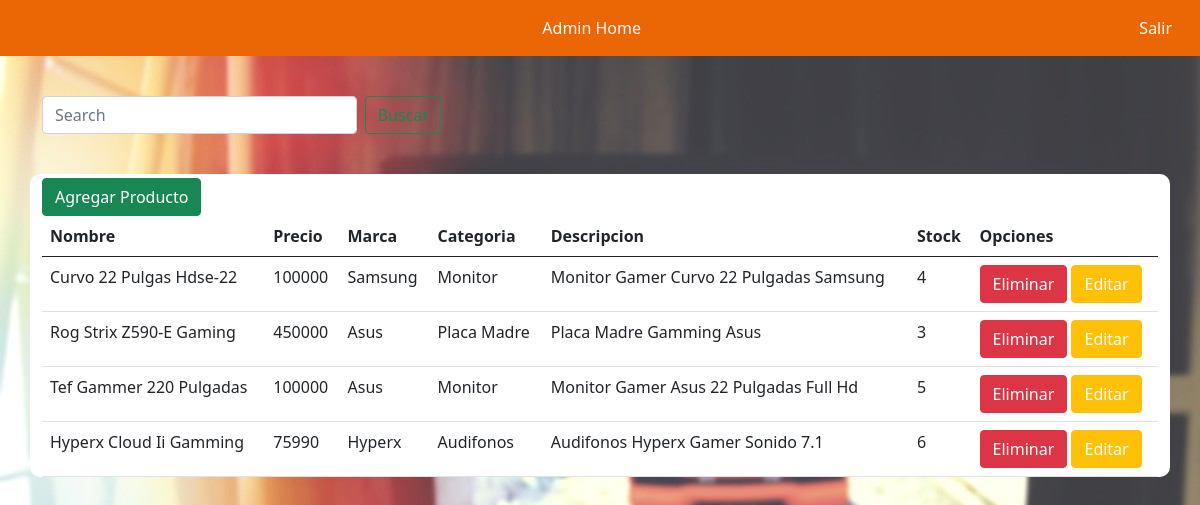
Screenshot of /productos/listar-productos/ (signed in) with the database file from the repository.
### producto/models.py (models this page shows, shortened)
class Producto(models.Model):
    id_producto = models.AutoField(primary_key=True)
    nombre = models.CharField(max_length=50)
    descripcion = models.TextField(max_length=70)
    imagen = models.ImageField(upload_to="productos", null=True)
    precio = models.IntegerField()
    id_categoria = models.ForeignKey(Categoria, on_delete=models.CASCADE)
    id_proveedor = models.ForeignKey(Proveedor, on_delete=models.CASCADE)
    stock = models.IntegerField(null = True)

class Proveedor(models.Model):
    id_proveedor = models.AutoField(primary_key=True)
    rut          = models.CharField(max_length=12, null=True)
    nombre       = models.CharField(max_length=50, null=False)
    id_pais      = models.ForeignKey(Pais, on_delete=models.CASCADE)
    def __str__(self):
        return self.nombre

class Categoria(models.Model):
    id_categoria = models.AutoField(primary_key=True)
    descripcion = models.CharField(max_length=30)
    def __str__(self):
        return self.descripcion

### producto/views.py (the view)
# urls.py: path('listar-productos/', listar_productos, name="listar_productos"),
def listar_productos(request):
    busqueda = request.GET.get("buscar")
    productos = Producto.objects.all()
    if busqueda:
        productos = Producto.objects.filter(
            Q(nombre__icontains = busqueda) |
            Q(descripcion__icontains = busqueda)
        ).distinct()
    if request.user.is_staff:
        return render(request, 'producto/listaProducto.html', {'entity':productos})
    else:
        return render(request,'acceso-denegado.html')

### carrito/context_processor.py (called while the page is built)
def importe_total_carro(request):
    total=0
    if 'carro' in request.session:
        for key, value in request.session["carro"].items():
            total=total+(int(value["precio"]))
    return {"importe_total_carro":total}

def precio_totalMasEnvio(request):
    precio_envio = PrecioEnvio.objects.only('precio').get(id_envio=1)
    total=0 + precio_envio.precio
    if 'carro' in request.session:
        for key, value in request.session["carro"].items():
            total=total+(int(value["precio"]))
    return {"precio_totalMasEnvio":total}

### producto/templates/producto/listaProducto.html (shortened to what this page needs)
{% extends 'baseadmin.html' %}
{% load crispy_forms_tags %}
{% load static %}
{% block body %}
<div class="container-sm">
    <form class="d-flex" id="barraBusqueda" method="GET">
        <input class="form-control me-2" type="search" placeholder="Search" aria-label="Search" name="buscar"
            value="{{request.GET.buscar}}">
        <button class="btn btn-outline-success" type="submit">Buscar</button>
    </form>
</div>
<div class="container-sm" id="producto">
    <button type="button" class="btn btn-success mt-1"><a href="{% url 'agregar_producto' %}">Agregar Producto</a></button>
    <table class="table">
        <thead>
            <tr>
                <th scope="col">Nombre</th>
                <th scope="col">Precio</th>
                <th scope="col">Marca</th>
                <th scope="col">Categoria</th>
                <th scope="col">Descripcion</th>
                <th scope="col">Stock</th>
                <th scope="col">Opciones</th>
            </tr>
        </thead>
        <tbody>
            {% for p in entity %}
            <tr>
                <td>{{ p.nombre | title }}</td>
                <td>{{ p.precio | title }}</td>
                <td>{{ p.id_proveedor | title }}</td>
                <td>{{ p.id_categoria | title }}</td>
                <td>{{ p.descripcion | title }}</td>
                <td>{{ p.stock | title }}</td>
                <td>
                    <button type="button" class="btn btn-danger"><a
                            href="#" id="clickMe" onclick="AlertEliminarProducto({{ p.id_producto }});">Eliminar</a>
                    </button>
                    <button type="button" class="btn btn-warning"><a
                            href="{% url 'modificar_producto' p.id_producto %}">Editar</a>
                    </button>
                </td>
            </tr>
            {% endfor %}
        </tbody>
    </table>
</div>
{% endblock %}

### static/css/admin.css (style rules this page uses)
body { background: white url("../imagenes/fondo.jpg") ; }
.btn a { text-decoration: none; color: white; }
#producto { background-color: white; border-radius: 10px; margin-top: 40px; }
#barraBusqueda { width: 400px; margin-top: 40px; }

### rows the page displays
Producto: nombre "Curvo 22 Pulgas Hdse-22", precio "100000", id_proveedor "Samsung", id_categoria "Monitor", descripcion "Monitor Gamer Curvo 22 Pulgadas Samsung", stock "4"
Producto: nombre "Rog Strix Z590-E Gaming", precio "450000", id_proveedor "Asus", id_categoria "Placa Madre", descripcion "Placa Madre Gamming Asus", stock "3"
Producto: nombre "Tef Gammer 220 Pulgadas", precio "100000", id_proveedor "Asus", id_categoria "Monitor", descripcion "Monitor Gamer Asus 22 Pulgadas Full Hd", stock "5"
Producto: nombre "Hyperx Cloud Ii Gamming", precio "75990", id_proveedor "Hyperx", id_categoria "Audifonos", descripcion "Audifonos Hyperx Gamer Sonido 7.1", stock "6"
